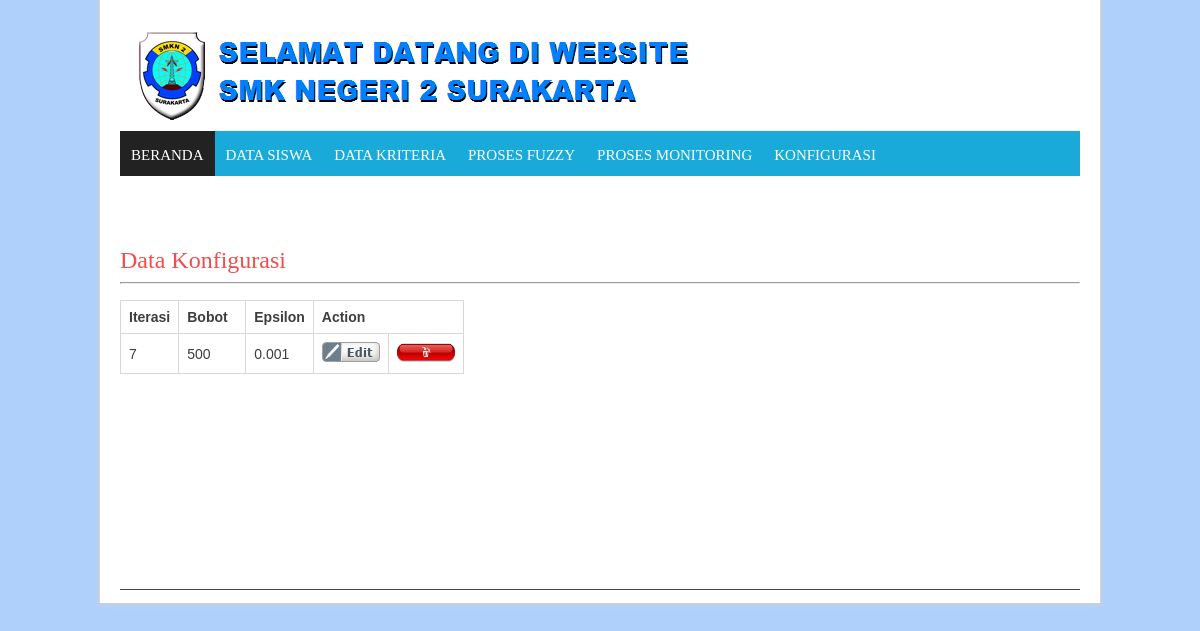
Page /dconfix.php on the committed database.
### tables this page shows
CREATE TABLE IF NOT EXISTS `konfix` (
  `Iterasi` float NOT NULL,
  `Bobot` float NOT NULL,
  `Eps` float NOT NULL
);

### dconfix.php (the view, shortened to what this page needs)
<!DOCTYPE html>
<html lang="en-US" class=" js rgba boxshadow csstransitions webkit chrome win js" style=""><head><meta http-equiv="Content-Type" content="text/html; charset=UTF-8">
<link href="./SMK Negeri 2 Surakarta_files/css" rel="stylesheet" type="text/css" media="all">
<link href="./SMK Negeri 2 Surakarta_files/css(1)" rel="stylesheet" type="text/css" media="all">
<link href="./SMK Negeri 2 Surakarta_files/css(1)" rel="stylesheet" type="text/css" media="all">
	<link rel="stylesheet" id="wp-block-library-css" href="./SMK Negeri 2 Surakarta_files/style.min.css" type="text/css" media="all">
<link rel="stylesheet" id="bbp-default-css" href="./SMK Negeri 2 Surakarta_files/bbpress.min.css" type="text/css" media="all">
<link rel="stylesheet" id="cwp-css-css" href="./SMK Negeri 2 Surakarta_files/cwp-poll.css" type="text/css" media="all">
<link rel="stylesheet" id="cwp-jqui-css" href="./SMK Negeri 2 Surakarta_files/jquery-ui.css" type="text/css" media="all">
<link rel="stylesheet" id="contact-form-7-css" href="./SMK Negeri 2 Surakarta_files/styles.css" type="text/css" media="all">
<link rel="stylesheet" id="my-style-css" href="./SMK Negeri 2 Surakarta_files/style.css" type="text/css" media="all">
<link rel="stylesheet" id="prettyPhoto-css" href="./SMK Negeri 2 Surakarta_files/prettyPhoto.css" type="text/css" media="all">
<link rel="stylesheet" id="shortcodes-css" href="./SMK Negeri 2 Surakarta_files/shortcodes.css" type="text/css" media="all">
<link rel="stylesheet" id="tipTip-css" href="./SMK Negeri 2 Surakarta_files/tipTip.css" type="text/css" media="all">
<link rel="stylesheet" id="carousel-css" href="./SMK Negeri 2 Surakarta_files/carousel.css" type="text/css" media="all">
<link rel="stylesheet" id="iview-css" href="./SMK Negeri 2 Surakarta_files/iview.css" type="text/css" media="all">
<link rel="stylesheet" id="royalslider-css" href="./SMK Negeri 2 Surakarta_files/royalslider.css" type="text/css" media="all">
<link rel="stylesheet" id="responsive-css" href="./SMK Negeri 2 Surakarta_files/responsive.css" type="text/css" media="all">
<link rel="stylesheet" href="./SMK Negeri 2 Surakarta_files/wp-page-numbers.css" type="text/css" media="screen">
</head>
<body class="home page-template page-template-home page-template-home-php page page-id-18 custom-background">
<div id="all_content">
<div id="all_content_fixed">
<div id="header">
<div class="inner">
	<div id="title_box">
	    <a href="https://smkn2solo.sch.id/">
		    		    <img src="./SMK Negeri 2 Surakarta_files/logo-Web-SMKN-2-Surakarta2.png" alt="Logo" id="logo" style="opacity: 1;">
	    </a>
    </div>
</div>
</div>
<div id="menu_box">
 <div id="mainMenu" class="ddsmoothmenu"><ul id="menu-main-menu" class="menu"><li id="menu-item-1187" class="menu-item menu-item-type-post_type menu-item-object-page menu-item-home current-menu-item page_item page-item-18 current_page_item menu-item-1187"><a href="index.php" aria-current="page">Beranda</a></li>
<li id="menu-item-1248" class="menu-item menu-item-type-post_type menu-item-object-page menu-item-has-children menu-item-1248" style="z-index: 100;"><a href="">Data Siswa</a>
</li>
<li id="menu-item-1301" class="menu-item menu-item-type-post_type menu-item-object-page menu-item-has-children menu-item-1301" style="z-index: 99;"><a href="">Data Kriteria</a>
</li>
<li id="menu-item-3227" class="menu-item menu-item-type-post_type menu-item-object-page menu-item-has-children menu-item-3227" style="z-index: 98;"><a href="">Proses Fuzzy</a>
</li>
<li id="menu-item-3238" class="menu-item menu-item-type-post_type menu-item-object-page menu-item-has-children menu-item-3238" style="z-index: 97;"><a href="">Proses Monitoring</a>
</li>
<li id="menu-item-1301" class="menu-item menu-item-type-post_type menu-item-object-page menu-item-has-children menu-item-1301" style="z-index: 99;"><a href="">Konfigurasi</a>
</li>
</ul></div></div>
<div id="main_content"></div>
<div id="main_content">
<div class="inner">
  <div id="primary2" class="content-area">
    <main id="main2" class="site-main hc2-content-single" role="main">
    <div class="container">
      <div class="pub-info" itemprop="text">
<div id="page">
			<h2 class="title"><a href="#">Data Konfigurasi</a></h2><hr />
			<div style="clear: both;">&nbsp;
              <table border="1" align="center">
                <tr align="Left">
                  <td width="5"><strong>Iterasi</strong></td>
                  <td width="50"><strong>Bobot</strong></td>
                  <td width="50"><strong>Epsilon</strong></td>
                  <td colspan="2"><strong> Action</strong></td>
                </tr>
                	<?php
					include "/connections/ron.php";
					$modal=mysqli_query($mysqli,"SELECT * FROM konfix");
					while($row=mysqli_fetch_array($modal)){
					?>
				<tr align="center">
                    <td><?php echo $row['Iterasi']; ?></td>
                    <td><?php echo $row['Bobot']; ?></td>
                    <td><?php echo $row['Eps']; ?></td>
                    <td width="33"><a href="editkonfix.php?no=<?php echo $row['Kode']; ?>" ><img src="images/edit.gif" alt="" width="58" height="20" /></a></td>
                    <td width="32"><a href="deletekonfix.php?no=<?php echo $row['Kode']; ?>"><img src="images/delete.gif" alt="" width="58" height="20" /></a></td>
                  </tr>
                  <?php }  ?>
              </table>
            </div>
	  </div>
		<div class="post">
			<div style="clear: both;">&nbsp;</div>
			<div class="entry">
				<p>&nbsp;</p>
			</div>
</div>
		<div class="post">
			<h2 class="title">&nbsp;</h2>
		</div>
		<div style="clear: both;">&nbsp;</div>
	</div>
  <div style="clear: both;">&nbsp;</div>
</div>
<br>
<div id="footer_bottom"></div>
</div>
</div>
<style type="text/css"></style><link rel="stylesheet" id="mediaelement-css" href="./SMK Negeri 2 Surakarta_files/mediaelementplayer-legacy.min.css" type="text/css" media="all">
<link rel="stylesheet" id="wp-mediaelement-css" href="./SMK Negeri 2 Surakarta_files/wp-mediaelement.min.css" type="text/css" media="all">
<link rel="stylesheet" id="my-jquery-ui-css" href="./SMK Negeri 2 Surakarta_files/jquery-ui(1).css" type="text/css" media="all">
</body>
</html>

### SMK Negeri 2 Surakarta_files/style.css (style rules this page uses)
html, body, div { font-size:100%;font-family:inherit;vertical-align:baseline;margin:0;padding:0;border:0;outline:0;font-weight:inherit;font-style:inherit; }
caption, th, td { text-align:left;font-weight:normal; }
table { border-collapse:separate;border-spacing:0; }
* { margin:0;padding:0; }
p { text-indent:10px; margin: 5px 0 10px 0; }
img { border:0px; }
table, th, td, tr { padding: 8px; border: 1px solid #D8D8D8; border-collapse: collapse; }
body { font-family: Arial, sans-serif; font-size:14px; color: #3e3e3e; background: #eee; }
h2 { font-size: 24px; color: #666; font-weight: 300; line-height: 180%; }
a { color:#f14d4d; text-decoration:none; }
ul, li { list-style: none; list-style-type: none; }
#all_content { width: 100%; }
#all_content_fixed { border-left: 1px solid #d4d4d4; border-right: 1px solid #d4d4d4; background: #fff; width: 1000px; margin: 0 auto; box-shadow: 0px 1px 5px #d1d1d1; -webkit-transition: all .3s ease; }
.inner { height:100%; max-width: 960px; position:relative; clear:both; text-align:left; margin: 0 auto; }
#header { display: block; width: 100%; min-width:100%; height: 124px; margin: 0 auto; }
#title_box { display: inline-block; max-width: 930px; float: left; margin: 31px 0px 0 0px; }
#title_box img { display: inline-block; max-height: 100px; float: left; }
#menu_box { background-color: #1aaad9; display: block; width: 960px; height: 45px; margin: 0px auto; }
#mainMenu { display: block; max-width: 960px; height: 45px; margin: 0px auto; }
#mainMenu ul li { background: url("images/menu_right_border.png") repeat-y right; float:left; }
#mainMenu ul li:last-child { background: none; }
#mainMenu ul li a { font-family: Cuprum; display:block; height: 29px; color: #fff; padding: 16px 11px 0 11px; font-size: 15px; font-weight: normal; text-transform: uppercase; }
#mainMenu ul li.current-menu-parent > a, #mainMenu ul li.current_page_item > a, #mainMenu ul li.current-menu-ancestor > a, #mainMenu ul li.current-post-ancestor > a, #mainMenu ul li.current-menu-item > a { text-decoration:none; color: #fff; background: #222; }
#mainMenu.ddsmoothmenu ul { z-index:100; margin: 0; padding: 0; list-style-type: none; }
#mainMenu.ddsmoothmenu ul li { position: relative; display: inline; float: left; }
#main_content { display: inline-block; width: 100%; margin: 25px 0px 0px 0px; padding: 0px 0 10px 0px; }
#main_content p { margin: 0px; padding: 0px; }
.post { width: 615px; display: inline-block; margin: 0px 15px 20px 0px; padding: 10px; }
#footer_bottom { border-top: 1px solid #444; width: 100%; display: inline-block; margin-top: -3px; background: #212121; }

### dconfix.php (style rules this page uses)
h1, h2, h3, h4, h5, h6, #top_title_box { font-family:Droid Sans; }
h1, h2, h3, h4, h5, h6 { color: #!important; }
a { color: #!important; }
#menu_box { background: #!important; }
#mainMenu ul li a { color: #!important; }
#mainMenu ul li a:hover, #mainMenu ul li.current-menu-parent > a, #mainMenu ul li.current_page_item > a, #mainMenu ul li.current-menu-ancestor > a, #mainMenu ul li.current-menu-item > a, #mainMenu ul li a:hover { color: #!important; }
#mainMenu ul li.current-menu-parent > a, #mainMenu ul li.current_page_item > a, #mainMenu ul li.current-menu-ancestor > a, #mainMenu ul li.current-menu-item > a, #mainMenu ul li a:hover { background: #!important; }
#mainMenu ul li.current-menu-parent > a, #mainMenu ul li.current_page_item > a, #mainMenu ul li.current-menu-ancestor > a, #mainMenu ul li.current-menu-item > a, #mainMenu ul li a:hover { color: #!important; }
#footer_bottom { background: #!important; }
body.custom-background { background-color: #b0d0fc; }

### rows in the picture
konfix: Iterasi "7", Bobot "500", Eps "0.001"
